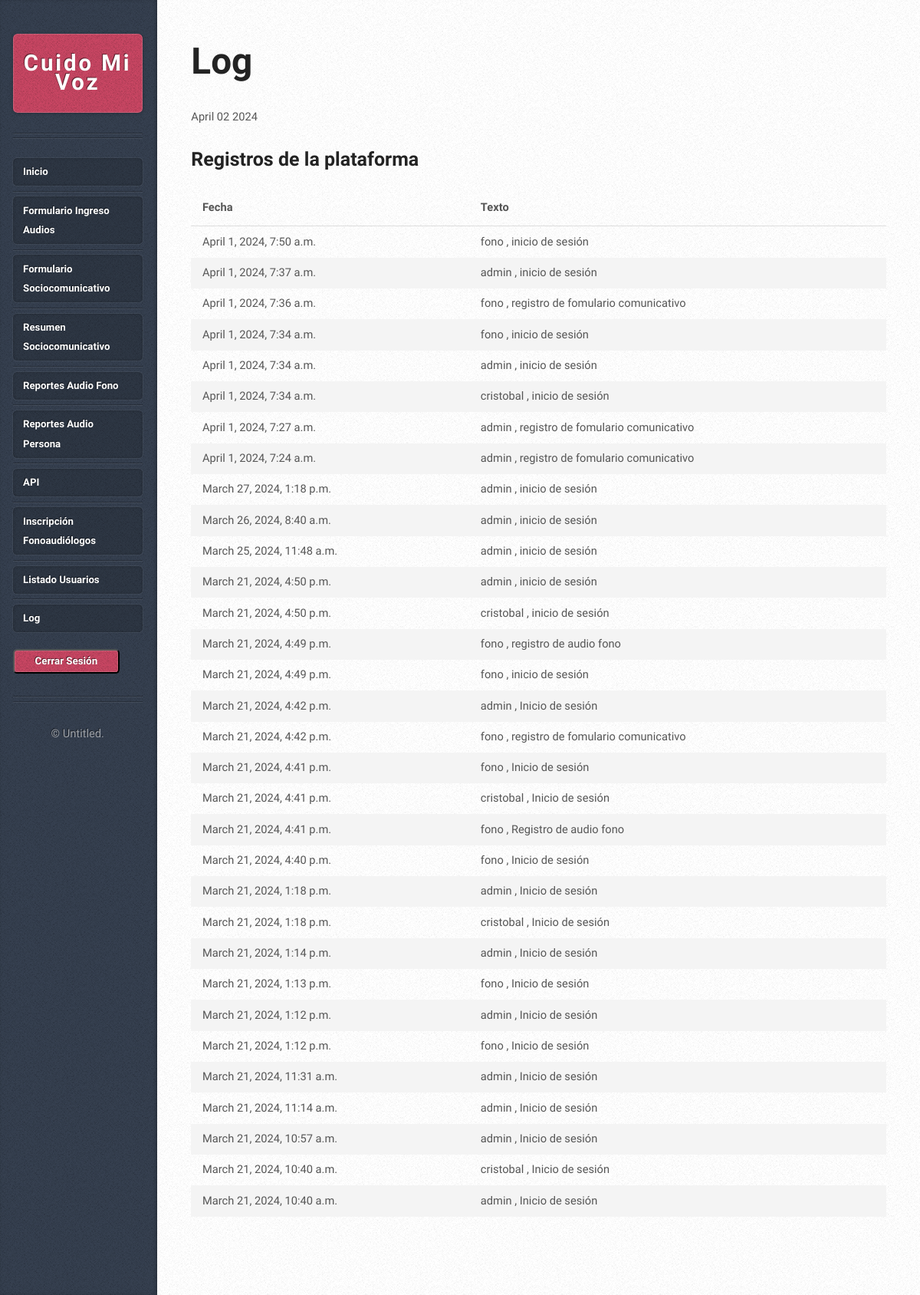
Before: /log/ (signed in) with the older database file.
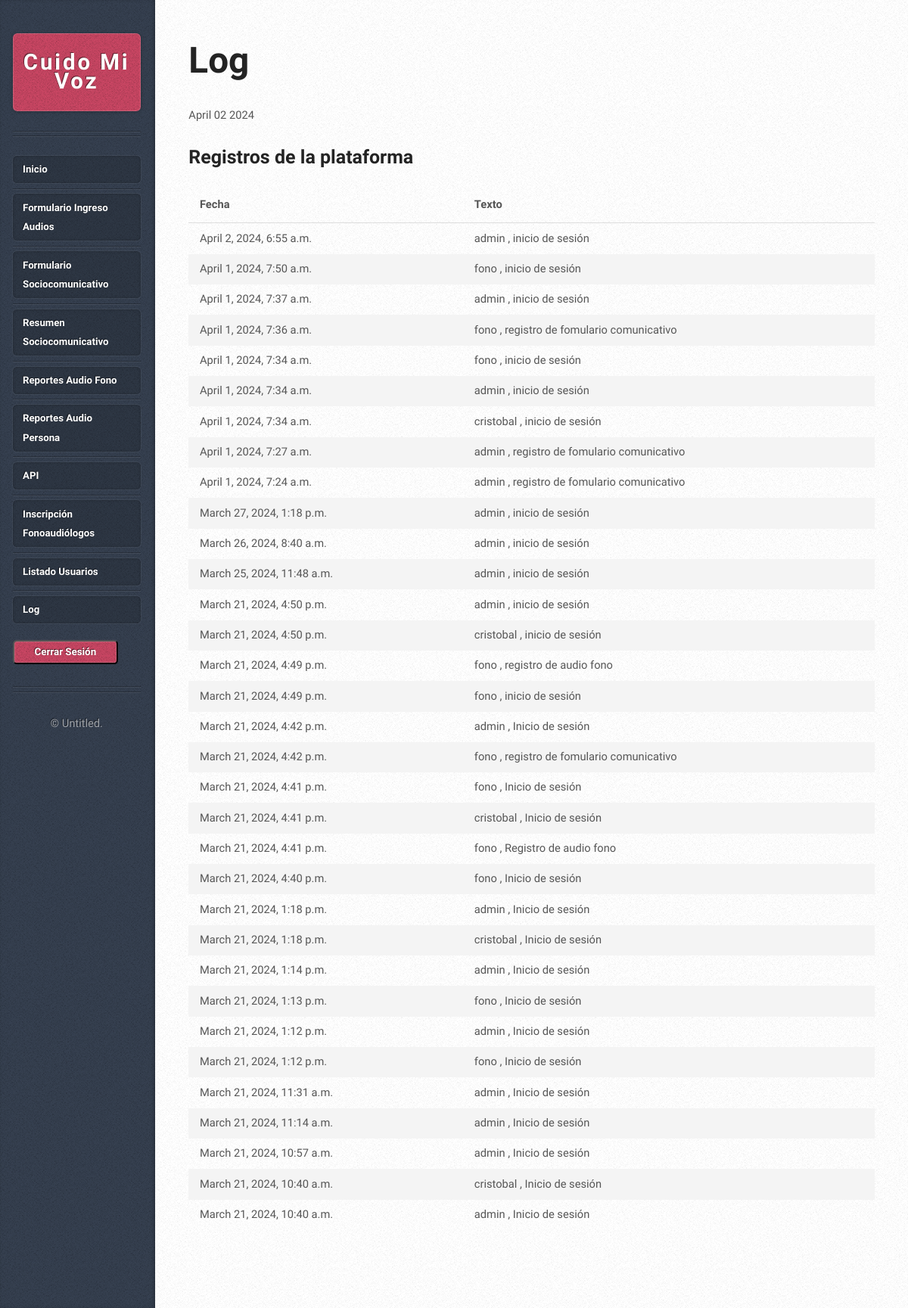
After: the same page with the newer database file.
### user/models.py (models this page shows, shortened)
class Log(models.Model):
    username = models.CharField(max_length=150)
    fecha_inicio = models.DateTimeField(default=timezone.now)
    texto = models.CharField(max_length=100, default="inicio de sesión")

### botApp/views.py (the view)
# urls.py: path('log/', log , name='log'),
@login_required
def log(request):
    log_data = Log.objects.all().order_by('-id')
    data = {
        "fecha_actual": datetime.now(),
        "log": log_data
    }
    return render(request, "log.html", data)

### botApp/templates/log.html (shortened to what this page needs)
{% extends "base.html" %}
{% block subtitle %}Log {% endblock %}
{% block fecha %}
<div class="info">
    <span class="date">
      <span class="month">{{ fecha_actual|date:"F" }} </span>
      <span class="day">{{ fecha_actual|date:"d" }}</span>
      <span class="year">{{ fecha_actual|date:"Y" }}</span>
    </span>
  </div>
{% endblock %}
{% block content %}
<h3 class="subtitulo" >Registros de la plataforma</h3>
<br>
<table id="tabla">
    <thead> <tr>
            <th>Fecha</th>
            <th>Texto</th>
        </tr>
    </thead>
    <tbody>
        {% for item in log %}
    <tr> <td>
                {{ item.fecha_inicio }}
    </td> <td>
                {{ item.username }} , {{ item.texto }}
    </td> </tr>
    {% endfor %}
    </tbody>
    </table>
{% endblock %}

Changed rows visible on the page:
added Log: fecha_inicio "April 2, 2024, 6:55 a.m.", username "admin", texto "inicio de sesión"
